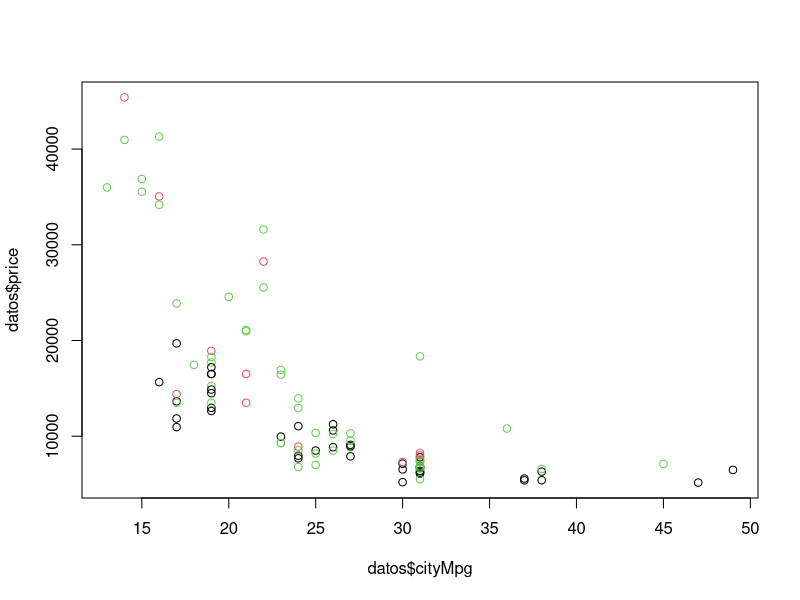

Here is the R script that generated this plot:
## ---- chunk 1
knitr::opts_chunk$set(echo = TRUE)
## ---- chunk 2
library(randomForest)
data(imports85)

# quitando los registros con NA en price y observaciones errores de registro
data1 <-
  imports85[-c(10, 16, 45, 46, 48, 70), ] 

data2 <- data1[1:100, ]
dim(data2)
names(data2)
head(data2)
table(data2$bodyStyle)
data2$bodyStyle <- as.character(data2$bodyStyle)
data2$bodyStyle <-
  replace(
    data2$bodyStyle,
    data2$bodyStyle == "convertible" |
      data2$bodyStyle == "hardtop" | data2$bodyStyle == "wagon",
    "Otro"
  )
data2$bodyStyle <- as.factor(data2$bodyStyle)
levels(data2$bodyStyle) = c("hatchback", "sedan", "Otro")

datos <- data2[, c("bodyStyle","cityMpg", "price")]
rm("data1", "data2", "imports85")
## ---- chunk 3
plot(datos$cityMpg, datos$price, col = as.factor(datos$bodyStyle))
